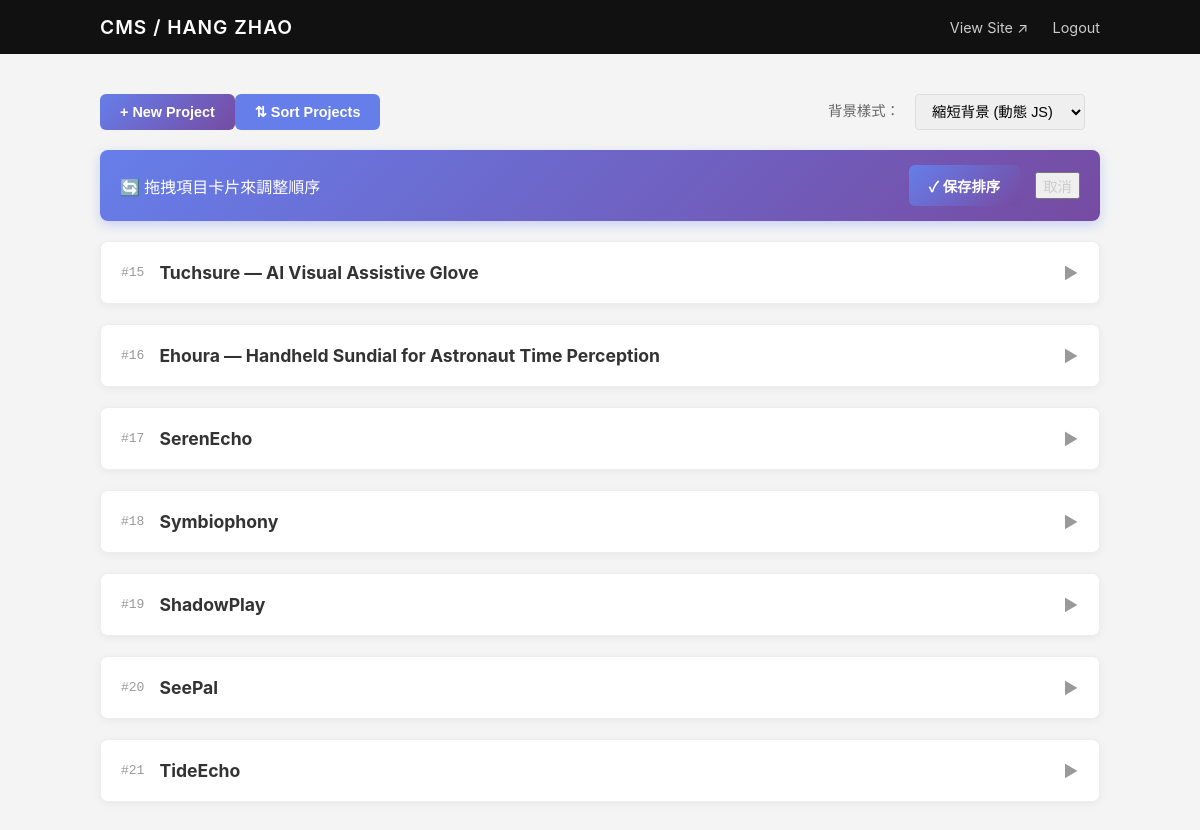
The page /admin.php (signed in) on the database as committed earlier.
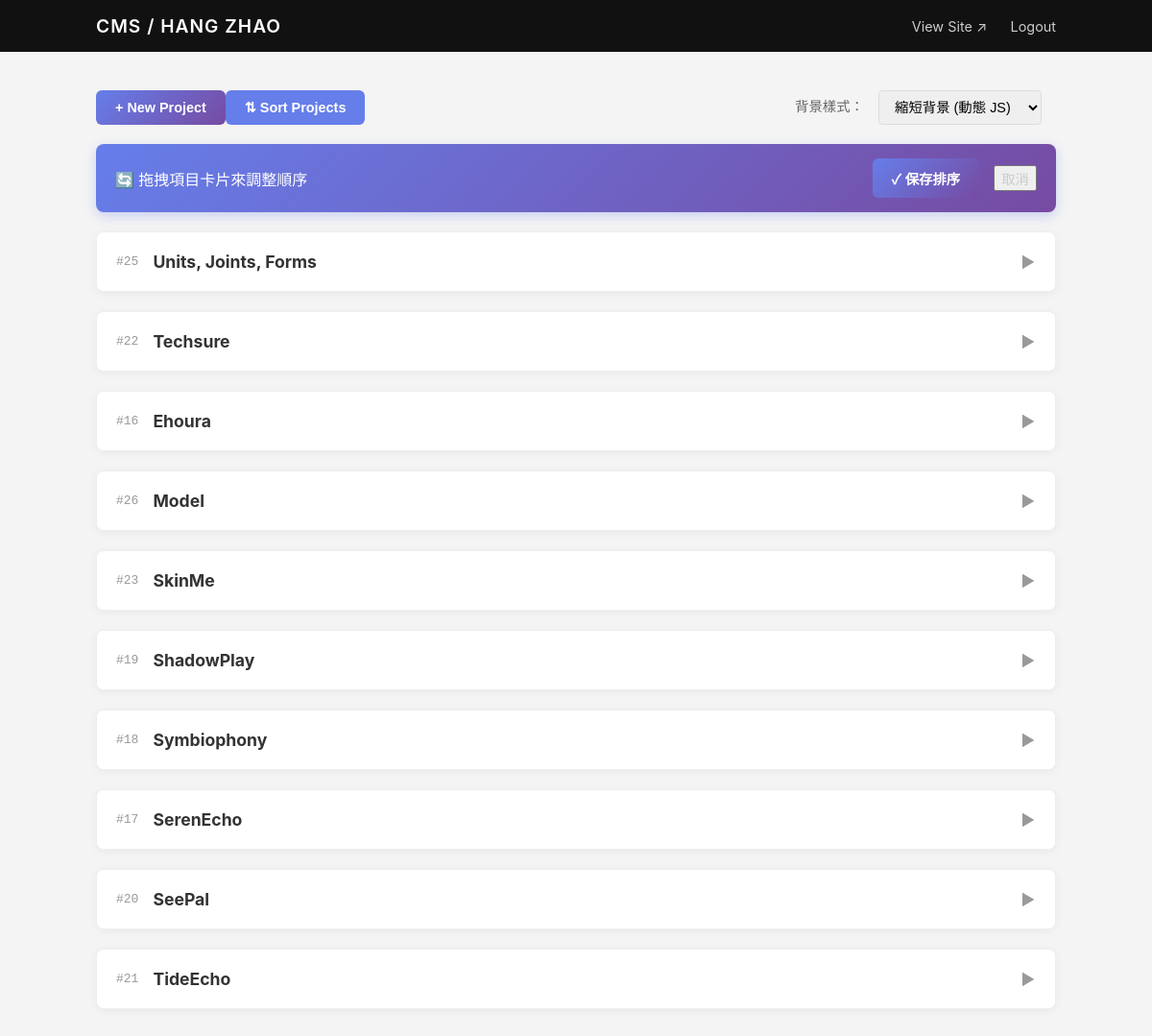
The same page on the database as committed later.
### tables this page shows
CREATE TABLE projects (
      id INTEGER PRIMARY KEY AUTOINCREMENT,
      title TEXT NOT NULL,
      slug TEXT UNIQUE,
      description TEXT,
      tags TEXT,                 -- 逗号分隔，或存 JSON
      image_url TEXT,            -- 首图
      gallery_json TEXT,         -- 其他图 JSON 数组
      meta_json TEXT,            -- 可扩展的结构化元数据（JSON），用于 subtitle/links/tools/process 等
      url TEXT,                  -- 外链（Behance/GitHub/视频等）
       year INTEGER,
       month INTEGER,
      featured INTEGER DEFAULT 0,
      order_index INTEGER DEFAULT 0,
      created_at TEXT NOT NULL,
      updated_at TEXT NOT NULL
    , background_problem TEXT, design_goals TEXT, solution_overview TEXT, interaction_design TEXT, pipeline TEXT, prototype_highlights TEXT, usability_testing TEXT, outcomes TEXT, ethics TEXT, next_steps TEXT, media_notes TEXT, acknowledgements TEXT, contact TEXT, subtitle TEXT, links TEXT, tools TEXT, hero_media TEXT);

### src/config.php (called while the page is built)
<?php
return [
  'db_path' => __DIR__ . '/../public/uploads/portfolio.sqlite',
  'admin_password' => '949949Zh',
  'site_name' => 'HANG ZHAO',
  'background_style' => 'compact',
];

### src/db.php (called while the page is built, shortened)
<?php
function get_pdo(): PDO {
  static $pdo = null;
  if ($pdo) return $pdo;
  $config = require __DIR__ . '/config.php';
  $dsn = 'sqlite:' . $config['db_path'];
  $pdo = new PDO($dsn, null, null, [
    PDO::ATTR_ERRMODE => PDO::ERRMODE_EXCEPTION,
    PDO::ATTR_DEFAULT_FETCH_MODE => PDO::FETCH_ASSOC,
  ]);
  $pdo->exec('PRAGMA foreign_keys = ON;');
  return $pdo;
}

### src/functions.php (called while the page is built, shortened)
<?php
require_once __DIR__ . '/db.php';
function get_projects(bool $only_featured = false): array
{
  $pdo = get_pdo();
  $sql = "SELECT * FROM projects ";
  $sql .= "ORDER BY featured DESC, order_index DESC, year DESC, id DESC";
  return $pdo->query($sql)->fetchAll();
}

### public/admin.php (the view, shortened to what this page needs)
<?php
require __DIR__ . '/../src/functions.php';
$config = require __DIR__ . '/../src/config.php';
$is_logged_in = !empty($_SESSION['admin_ok']);
$projects = $is_logged_in ? get_projects(false) : [];
?>
<!doctype html>
<html lang="en">
<head>
  <link rel="stylesheet" href="css/admin.css?v=<?= time() ?>">
  <link rel="stylesheet" href="https://unpkg.com/easymde/dist/easymde.min.css">
  <link href="https://unpkg.com/cropperjs@1.5.13/dist/cropper.min.css" rel="stylesheet">
</head>
<body class="admin-page">
  <header class="admin-header">
    <div class="header-inner">
      <h1>CMS / <?= htmlspecialchars($config['site_name']) ?></h1>
      <nav>
        <a href="/" target="_blank" class="btn-text">View Site ↗</a>
        <?php if ($is_logged_in): ?>
          <a href="admin.php?action=logout" class="btn-text danger">Logout</a>
        <?php endif; ?>
      </nav>
    </div>
  </header>
  <main class="admin-container">
    <?php if (!$is_logged_in): ?>
      <div class="login-card">
        <form method="post"><input type="hidden" name="action" value="login"><input type="password" name="password"
            placeholder="Password" required autofocus><button class="btn-primary" type="submit">Login</button></form>
      </div><?php else: ?>
      <div class="actions-bar">
        <button class="btn-primary"
          onclick="document.getElementById('create-form').classList.toggle('hidden')">+ New Project</button>
        <button class="btn-primary" id="sort-toggle-btn" onclick="toggleSortMode()" style="background: #667eea;">
          <span id="sort-icon">⇅</span> Sort Projects
        </button>
        <div style="margin-left: auto; display: flex; align-items: center; gap: 15px;">
          <label style="font-size: 0.9rem; color: #666;">背景樣式：</label>
          <select id="bg-style-selector" onchange="updateBackgroundStyle(this.value)"
                  style="padding: 8px 12px; border: 1px solid #ddd; border-radius: 4px; font-size: 0.9rem;">
            <option value="compact" <?= ($config['background_style'] ?? 'full') === 'compact' ? 'selected' : '' ?>>縮短背景 (動態 JS)</option>
          </select>
        </div>
      </div>
      <div id="sort-hint" class="sort-hint hidden">
        <span>🔄 拖拽項目卡片來調整順序</span>
        <button class="btn-primary" onclick="saveSortOrder()">✓ 保存排序</button>
        <button class="btn-text" onclick="cancelSortMode()">取消</button>
      </div>
      <div class="project-list">
        <?php foreach ($projects as $p):
          ?>
          <div class="editor-card collapsed" id="project-<?= $p['id'] ?>">
            <div class="card-header" onclick="toggleEdit(<?= $p['id'] ?>)">
              <div class="header-info"><span class="id">#<?= $p['id'] ?></span><strong
                  class="title"><?= htmlspecialchars($p['title']) ?></strong></div><span class="arrow">▼</span>
            </div>
          </div>
        <?php endforeach; ?>
      </div>
    <?php endif; ?>
  </main>
</body>
</html>

### public/css/admin.css (style rules this page uses)
body.admin-page { background-color: #f4f4f4; color: #333; font-family: -apple-system, BlinkMacSystemFont, "Segoe UI", Roboto, sans-serif; margin: 0; padding: 0; }
.admin-header { background: #111; color: #fff; padding: 15px 0; position: sticky; top: 0; z-index: 100; }
.header-inner { max-width: 1000px; margin: 0 auto; padding: 0 20px; display: flex; justify-content: space-between; align-items: center; }
.admin-header h1 { margin: 0; font-size: 1.2rem; font-weight: 600; letter-spacing: 1px; }
.btn-text { color: #ccc; text-decoration: none; font-size: 0.9rem; margin-left: 20px; transition: color 0.2s; }
.admin-container { max-width: 1000px; margin: 40px auto; padding: 0 20px; }
.btn-primary { background: #111; color: #fff; border: none; padding: 10px 20px; border-radius: 4px; cursor: pointer; transition: background 0.2s; }
.actions-bar { display: flex; justify-content: space-between; align-items: center; margin-bottom: 20px; }
.editor-card { background: #fff; border-radius: 8px; box-shadow: 0 2px 8px rgba(0, 0, 0, 0.05); margin-bottom: 20px; overflow: hidden; border: 1px solid #eee; transition: all 0.3s ease; }
.card-header { padding: 20px; background: #fff; border-bottom: 1px solid #f0f0f0; display: flex; justify-content: space-between; align-items: center; cursor: pointer; user-select: none; }
.header-info { display: flex; align-items: center; gap: 15px; }
.header-info .id { color: #999; font-family: monospace; }
.header-info .title { font-size: 1.1rem; }
.arrow { transition: transform 0.3s; color: #999; }
.editor-card.collapsed .arrow { transform: rotate(-90deg); }
.editor-card.collapsed .card-header { border-bottom: none; }
label { display: block; margin-bottom: 6px; font-weight: 500; font-size: 0.9rem; color: #444; }
.btn-primary, .btn-secondary { padding: 10px 20px; border: none; border-radius: 6px; font-size: 0.9rem; font-weight: 600; cursor: pointer; transition: all 0.2s ease; }
.btn-primary { background: linear-gradient(135deg, #667eea 0%, #764ba2 100%); color: white; }
.sort-hint { background: linear-gradient(135deg, #667eea 0%, #764ba2 100%); color: white; padding: 15px 20px; margin-bottom: 20px; border-radius: 8px; display: flex; align-items: center; gap: 15px; box-shadow: 0 4px 12px rgba(102, 126, 234, 0.3); animation: slideDown 0.3s ease; }
.sort-hint span { flex: 1; font-weight: 500; }
.sort-hint button { margin: 0; }

Rows that differ between the two databases and show on the page:
removed projects: id "15", title "Tuchsure — AI Visual Assistive Glove"
added projects: id "25", title "Units, Joints, Forms"
added projects: id "22", title "Techsure"
changed projects id 16: title "Ehoura — Handheld Sundial for Astronaut Time Perception" → "Ehoura"
added projects: id "26", title "Model"
added projects: id "23", title "SkinMe"
changed projects "ShadowPlay": moves up the list
changed projects "Symbiophony": moves down the list
